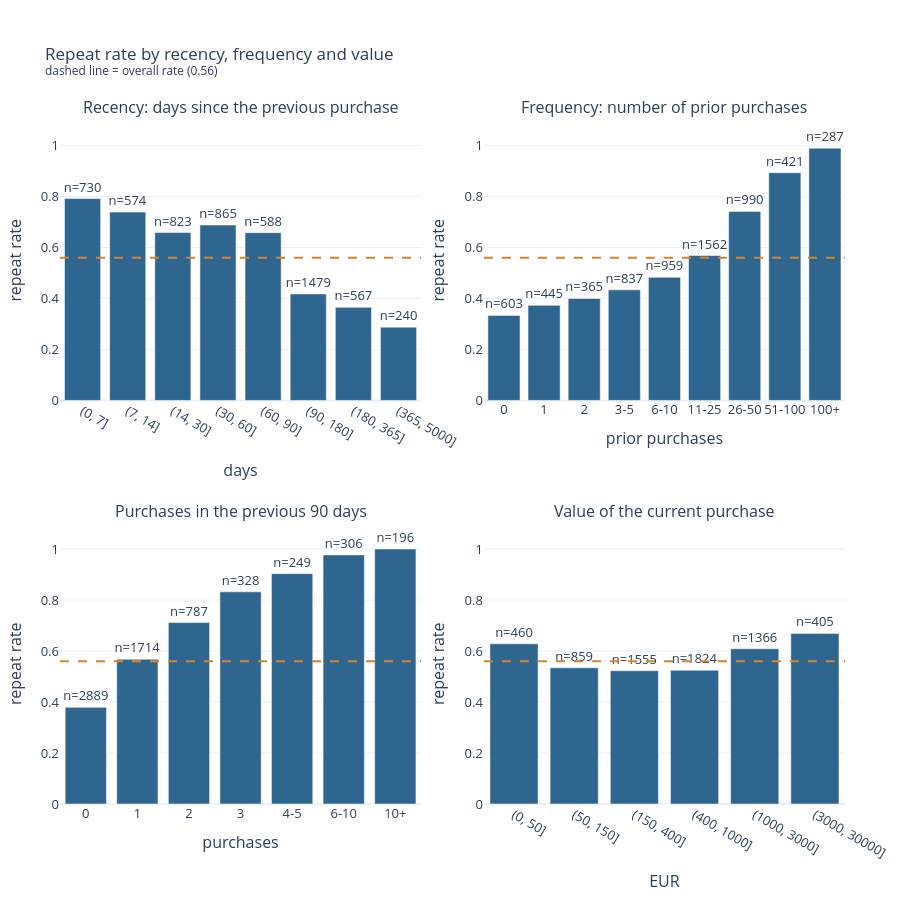

Write notebook code for a chart like this one.
### Markdown cell above
## 4. What drives a repeat purchase?

### Code cell
fig = make_subplots(rows=2, cols=2, vertical_spacing=0.18, horizontal_spacing=0.08,
                    subplot_titles=("Recency: days since the previous purchase", "Frequency: number of prior purchases",
                                    "Purchases in the previous 90 days", "Value of the current purchase"))
rate_by_bins(df, "days_since_previous_purchase", [0, 7, 14, 30, 60, 90, 180, 365, 5000], fig=fig, row=1, col=1,
             xlabel="days")
rate_by_bins(df, "prior_purchase_count", [-1, 0, 1, 2, 5, 10, 25, 50, 100, 300], fig=fig, row=1, col=2,
             labels=["0", "1", "2", "3-5", "6-10", "11-25", "26-50", "51-100", "100+"], xlabel="prior purchases")
rate_by_bins(df, "purchase_count_90d", [-1, 0, 1, 2, 3, 5, 10, 30], fig=fig, row=2, col=1,
             labels=["0", "1", "2", "3", "4-5", "6-10", "10+"], xlabel="purchases")
rate_by_bins(df, "Total a Pagar", [0, 50, 150, 400, 1000, 3000, 30000], fig=fig, row=2, col=2, xlabel="EUR")
fig.update_layout(title=f"Repeat rate by recency, frequency and value<br><sup>dashed line = overall rate ({df[TARGET].mean():.2f})</sup>",
                  height=900, margin_t=120)
fig.show()

### Figure 1 — Plotly figure (JSON) as saved in the notebook; plotly's stock layout.template omitted (floating-point values rounded to 4 significant figures)
{"data": [{"hovertemplate": "%{x}<br>repeat rate: %{y:.2f}<br>%{text}<extra></extra>", "marker": {"color": "#2f6690"}, "showlegend": false, "text": ["n=730", "n=574", "n=823", "n=865", "n=588", "n=1479", "n=567", "n=240"], "textposition": "outside", "type": "bar", "x": ["(0, 7]", "(7, 14]", "(14, 30]", "(30, 60]", "(60, 90]", "(90, 180]", "(180, 365]", "(365, 5000]"], "xaxis": "x", "y": [0.7918, 0.7387, 0.6586, 0.6879, 0.6582, 0.4178, 0.3651, 0.2875], "yaxis": "y"}, {"hovertemplate": "%{x}<br>repeat rate: %{y:.2f}<br>%{text}<extra></extra>", "marker": {"color": "#2f6690"}, "showlegend": false, "text": ["n=603", "n=445", "n=365", "n=837", "n=959", "n=1562", "n=990", "n=421", "n=287"], "textposition": "outside", "type": "bar", "x": ["0", "1", "2", "3-5", "6-10", "11-25", "26-50", "51-100", "100+"], "xaxis": "x2", "y": [0.3333, 0.373, 0.4, 0.4337, 0.4828, 0.5685, 0.7414, 0.8931, 0.9895], "yaxis": "y2"}, {"hovertemplate": "%{x}<br>repeat rate: %{y:.2f}<br>%{text}<extra></extra>", "marker": {"color": "#2f6690"}, "showlegend": false, "text": ["n=2889", "n=1714", "n=787", "n=328", "n=249", "n=306", "n=196"], "textposition": "outside", "type": "bar", "x": ["0", "1", "2", "3", "4-5", "6-10", "10+"], "xaxis": "x3", "y": [0.379, 0.5677, 0.7116, 0.8323, 0.9036, 0.9771, 1.0], "yaxis": "y3"}, {"hovertemplate": "%{x}<br>repeat rate: %{y:.2f}<br>%{text}<extra></extra>", "marker": {"color": "#2f6690"}, "showlegend": false, "text": ["n=460", "n=859", "n=1555", "n=1824", "n=1366", "n=405"], "textposition": "outside", "type": "bar", "x": ["(0, 50]", "(50, 150]", "(150, 400]", "(400, 1000]", "(1000, 3000]", "(3000, 30000]"], "xaxis": "x4", "y": [0.6283, 0.5343, 0.5228, 0.5247, 0.6091, 0.6691], "yaxis": "y4"}], "layout": {"annotations": [{"font": {"size": 16}, "showarrow": false, "text": "Recency: days since the previous purchase", "x": 0.23, "xanchor": "center", "xref": "paper", "y": 1, "yanchor": "bottom", "yref": "paper"}, {"font": {"size": 16}, "showarrow": false, "text": "Frequency: number of prior purchases", "x": 0.77, "xanchor": "center", "xref": "paper", "y": 1, "yanchor": "bottom", "yref": "paper"}, {"font": {"size": 16}, "showarrow": false, "text": "Purchases in the previous 90 days", "x": 0.23, "xanchor": "center", "xref": "paper", "y": 0.41, "yanchor": "bottom", "yref": "paper"}, {"font": {"size": 16}, "showarrow": false, "text": "Value of the current purchase", "x": 0.77, "xanchor": "center", "xref": "paper", "y": 0.41, "yanchor": "bottom", "yref": "paper"}], "height": 900, "margin": {"t": 120}, "shapes": [{"line": {"color": "#d9822b", "dash": "dash"}, "type": "line", "x0": 0, "x1": 1, "xref": "x domain", "y0": 0.5597, "y1": 0.5597, "yref": "y"}, {"line": {"color": "#d9822b", "dash": "dash"}, "type": "line", "x0": 0, "x1": 1, "xref": "x2 domain", "y0": 0.5597, "y1": 0.5597, "yref": "y2"}, {"line": {"color": "#d9822b", "dash": "dash"}, "type": "line", "x0": 0, "x1": 1, "xref": "x3 domain", "y0": 0.5597, "y1": 0.5597, "yref": "y3"}, {"line": {"color": "#d9822b", "dash": "dash"}, "type": "line", "x0": 0, "x1": 1, "xref": "x4 domain", "y0": 0.5597, "y1": 0.5597, "yref": "y4"}], "title": {"text": "Repeat rate by recency, frequency and value<br><sup>dashed line = overall rate (0.56)</sup>"}, "xaxis": {"anchor": "y", "domain": [0, 0.46], "title": {"text": "days"}}, "xaxis2": {"anchor": "y2", "domain": [0.54, 1], "title": {"text": "prior purchases"}}, "xaxis3": {"anchor": "y3", "domain": [0, 0.46], "title": {"text": "purchases"}}, "xaxis4": {"anchor": "y4", "domain": [0.54, 1], "title": {"text": "EUR"}}, "yaxis": {"anchor": "x", "domain": [0.59, 1], "range": [0, 1.1], "title": {"text": "repeat rate"}}, "yaxis2": {"anchor": "x2", "domain": [0.59, 1], "range": [0, 1.1], "title": {"text": "repeat rate"}}, "yaxis3": {"anchor": "x3", "domain": [0, 0.41], "range": [0, 1.1], "title": {"text": "repeat rate"}}, "yaxis4": {"anchor": "x4", "domain": [0, 0.41], "range": [0, 1.1], "title": {"text": "repeat rate"}}}}
